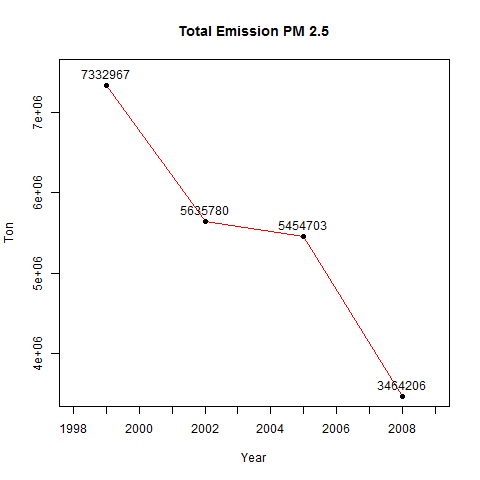

Here is the R script that generated this plot:
setwd("~/Progetti_R/progetti_r_new/script_vecchi_tutorial/ProgrammingAssignment6")
if (!exists("NEI")) {source("Read_data.R")}

# FIRST PLOT
year<-as.numeric(levels(NEI$year))
Sum_Emission<-matrix(ncol=4,nrow=2)
Sum_Emission[1,]<-year
for (i in 1:length(year)) {
        Sum_Emission[2,i]<-sum(NEI$Emissions[NEI$year==year[i]])
        
        
}
png("plot1.png", width=480, height=480)

plot(Sum_Emission[1,],Sum_Emission[2,],type="l", axes=FALSE, frame.plot = TRUE,
     main="Total Emission PM 2.5",xlim=c(1998,2009),ylim=c(3500000,7500000), xlab="Year",ylab="Ton",col="Red")
axis(1,at=1998:2009)
axis(2)
points(Sum_Emission[1,],Sum_Emission[2,],pch=19,col="black")
text_label<-round(Sum_Emission[2,])
text(Sum_Emission[1,],Sum_Emission[2,], labels=text_label,cex= 1,pos=3)

dev.off()
